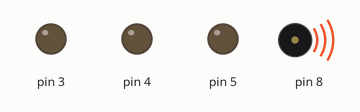
Recording of a sketch running on a simulated Arduino Uno, built with avr-gcc and run on an emulated ATmega328P. Shown: output pins drawn as LEDs (lit = HIGH), buzzer (waves = sounding).

Above: at 0.05 s.
At 0.3 s:
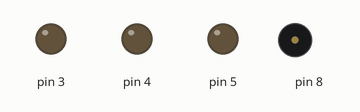
At 0.65 s:
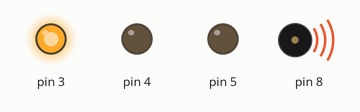
At 0.9 s:
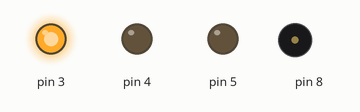
At 2.1 s:
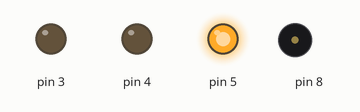
At 3.3 s:
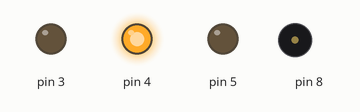
Timing chart, 0 to 4.1 s (numbered marks = the images above):
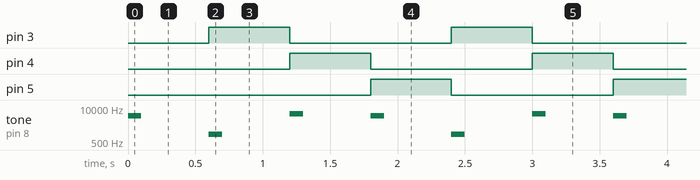

Measured:
- by itself, pin 3–5: alternates HIGH for 0.60 s and LOW for 1.2 s
- by itself, tone on pin 8: repeats every 1.8 s: silent 0.50 s, 1000 Hz 0.10 s, silent 0.50 s, 6000 Hz 0.10 s, silent 0.50 s, 5000 Hz 0.10 s

The sketch:

test.ino
```cpp
void setup() {
  // put your setup code here, to run once:
pinMode(3,OUTPUT);
pinMode(4,OUTPUT);
pinMode(5,OUTPUT);
}

void loop() {

tone(8,5000);
delay(100);
digitalWrite(3,LOW);

noTone(8);
delay(500);
digitalWrite(3,HIGH);
digitalWrite(4,LOW);
digitalWrite(5,LOW);

tone(8,1000);
delay(100);
digitalWrite(4,LOW);

noTone(8);
delay(500);
digitalWrite(3,LOW);
digitalWrite(4,HIGH);
digitalWrite(5,LOW);


tone(8,6000);
delay(100);
digitalWrite(5,LOW);

noTone(8);
delay(500);
digitalWrite(3,LOW);
digitalWrite(4,LOW);
digitalWrite(5,HIGH);

}
```
